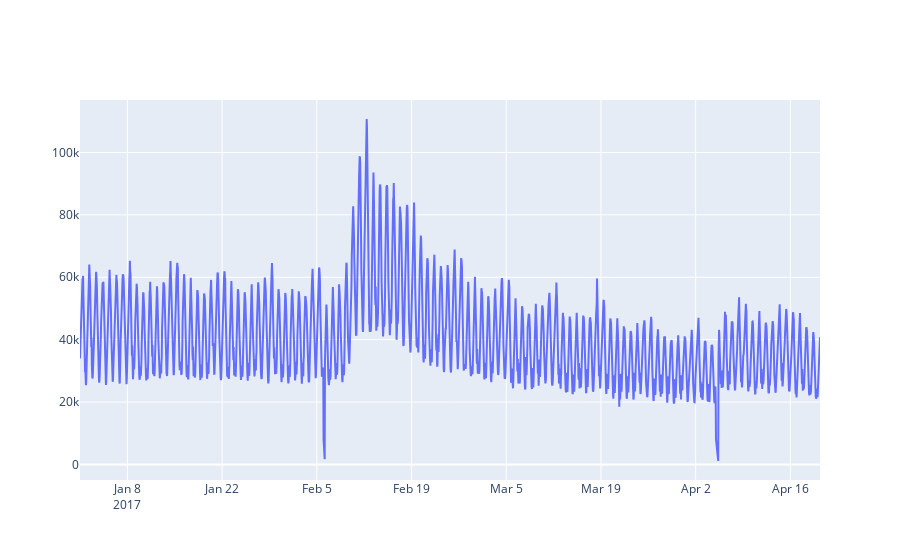

Source (notebook cell):
### Code cell
plotly_df(df.set_index('Time')[["Users"]])

### Figure 1 — Plotly figure (JSON) as saved in the notebook; plotly's stock layout.template omitted (floating-point values rounded to 4 significant figures; data arrays with more than 128 entries replaced by an {"elided": "..."} marker saying what was removed)
{"data": [{"mode": "lines", "name": "Users", "type": "scatter", "x": {"elided": "2616 str values"}, "y": {"elided": "2616 int values"}}], "layout": {"title": {"text": ""}}}
